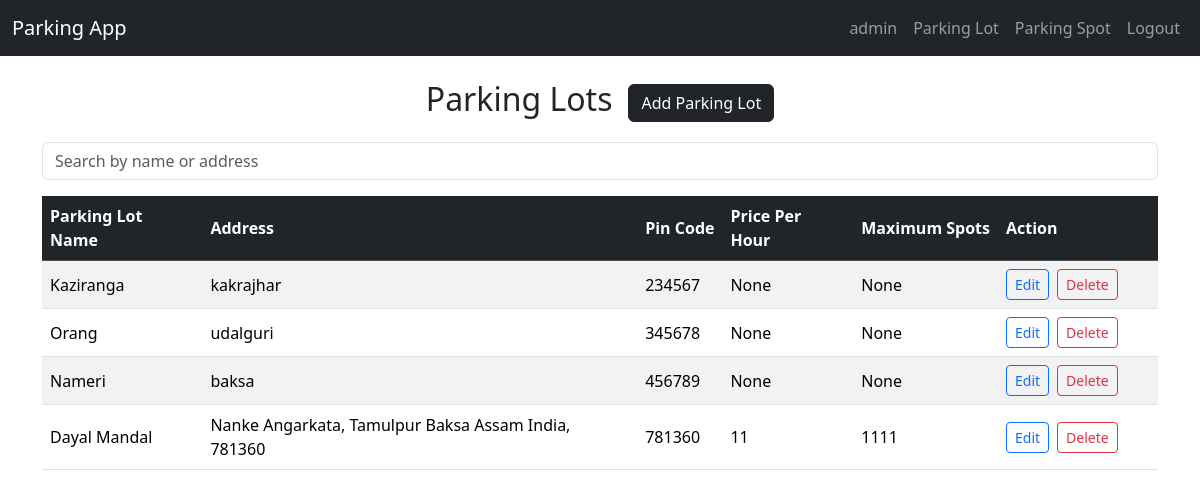
The app's page /parking_lots (signed in) with its own data.
### models.py (models this page shows, shortened)
class User(db.Model, UserMixin):
    id = db.Column(db.Integer, primary_key=True, autoincrement=True)
    name = db.Column(db.String(120), unique=True, nullable=False)
    email = db.Column(db.String(120), unique=True, nullable=False)
    password = db.Column(db.String(120), nullable=False)
    admin = db.Column(db.Boolean,default=False)

class ParkingLot(db.Model):
    id = db.Column(db.Integer, primary_key=True, autoincrement=True)
    name = db.Column(db.String(120), nullable=False)
    address = db.Column(db.String(255), nullable=False)
    pin_code = db.Column(db.String(10), nullable=True)
    price_per_hour = db.Column(db.Integer, nullable=True)
    maximum_spots = db.Column(db.Integer, nullable=True)
    parking_spots = db.relationship('ParkingSpot', backref='parking_lot', cascade='all, delete-orphan')
    parked_histories = db.relationship('ParkedHistory', backref='parking_lot', cascade='all, delete-orphan')

### app.py (the view)
@app.route('/parking_lots')
@login_required
def list_parking_lots():
    query = request.args.get('search',"")
    if query:
        parking_lots = ParkingLot.query.filter(ParkingLot.name.ilike(f"%{query}%")).all()
    else:
        parking_lots = ParkingLot.query.all()
    return render_template('parking_lots/list.html',parking_lots=parking_lots)

### app.py (called while the page is built)
@login_manager.user_loader
def load_user(user_id):
    return User.query.get_or_404(int(user_id))

### templates/parking_lots/list.html (shortened to what this page needs)
{% extends 'base.html' %}
{% block content %}
<div class="d-flex justify-content-center align-items-center mb-3">
    <h2>Parking Lots</h2>
    {% if current_user.admin %}
    <a href="{{url_for('create_parking_lot')}}" class="btn btn-dark ms-3">Add Parking Lot</a>
    {% endif %}
</div>
<form method="GET" class = "mb-3">
    <input type="text" name="search" class="form-control" placeholder="Search by name or address" value="{{query}}"/>
</form>
<div class="table-responsive">
    <table class="table table-striped align-middle">
        <thead class="table-dark">
            <tr>
                <th scope="col">Parking Lot Name</th>
                <th scope="col">Address</th>
                <th scope="col">Pin Code</th>
                <th scope="col">Price Per Hour</th>
                <th scope="col">Maximum Spots</th>
                {% if current_user.admin %}
                <th scope="col" style="width: 160px">Action</th>
                {% endif %}
            </tr>
        </thead>
        <tbody>
            {% for parking_lot in parking_lots %}
            <tr>
                <td>{{parking_lot.name}}</td>
                <td>{{parking_lot.address}}</td>
                <td>{{parking_lot.pin_code}}</td>
                <td>{{parking_lot.price_per_hour}}</td>
                <td>{{parking_lot.maximum_spots}}</td>
                {% if current_user.admin %}
                <td>
                    <div class="d-flex gap-2">
                        <a href="{{url_for('edit_parking_lot', parking_lot_id = parking_lot.id)}}"
                            class="btn btn-sm btn-outline-primary">Edit</a>
                        <form method="POST" action="{{url_for('delete_parking_lot', parking_lot_id = parking_lot.id)}}"
                            onsubmit="return confirm('Are you sure you want to delete this parking lot?')">
                            <button type="submit" class="btn btn-sm btn-outline-danger">Delete</button>
                        </form>
                    </div>
                </td>
                {% endif %}
            </tr>
            {% endfor %}
        </tbody>
    </table>
</div>
</div>
{% endblock %}

### templates/base.html (shortened to what this page needs)
<!DOCTYPE html>
<html lang="en">
<head>
    <link rel = "stylesheet" href = "{{ url_for('static', filename = 'css/styles.css') }}">
    <link href="https://cdn.jsdelivr.net/npm/bootstrap@5.3.6/dist/css/bootstrap.min.css" rel="stylesheet">
</head>
<body>
   <nav class = "navbar navbar-expand-lg navbar-dark bg-dark mb-4">
        <div class="container-fluid">
            <a class="navbar-brand" href = "{{ url_for('home') }}">Parking App</a>
            <div class="collapse navbar-collapse" >
                <ul class="navbar-nav ms-auto">
                {% if current_user.is_authenticated %}
                <li class="nav-item">
                    <a class="nav-link" href = "#">{{ current_user.name}}</a>
                </li>
                <li class="nav-item">
                    <a class="nav-link" href = "{{ url_for('list_parking_lots') }}">Parking Lot</a>
                </li>
                <li class="nav-item">
                    <a class="nav-link" href = "{{ url_for('list_parking_spots') }}">Parking Spot</a>
                </li>
                <li class="nav-item">
                    <a class="nav-link" href = "{{ url_for('logout') }}">Logout</a>
                </li>
                {% endif %}
                </ul>
            </div>
        </div>
    </nav>
    <div class="container">
        {% block content %}{% endblock %}
</body>
</html>

### static/css/styles.css (style rules this page uses)
body { background-color: rgba(219, 244, 182, 0.956); }
.table th { vertical-align: middle; }
.btn { border-radius: 0.5rem; }

### records on screen
User: name "admin"
ParkingLot: name "Kaziranga", address "kakrajhar", pin_code "234567", price_per_hour "None", maximum_spots "None"
ParkingLot: name "Orang", address "udalguri", pin_code "345678", price_per_hour "None", maximum_spots "None"
ParkingLot: name "Nameri", address "baksa", pin_code "456789", price_per_hour "None", maximum_spots "None"
ParkingLot: name "Dayal Mandal", address "Nanke Angarkata, Tamulpur Baksa Assam India, 781360", pin_code "781360", price_per_hour "11", maximum_spots "1111"
